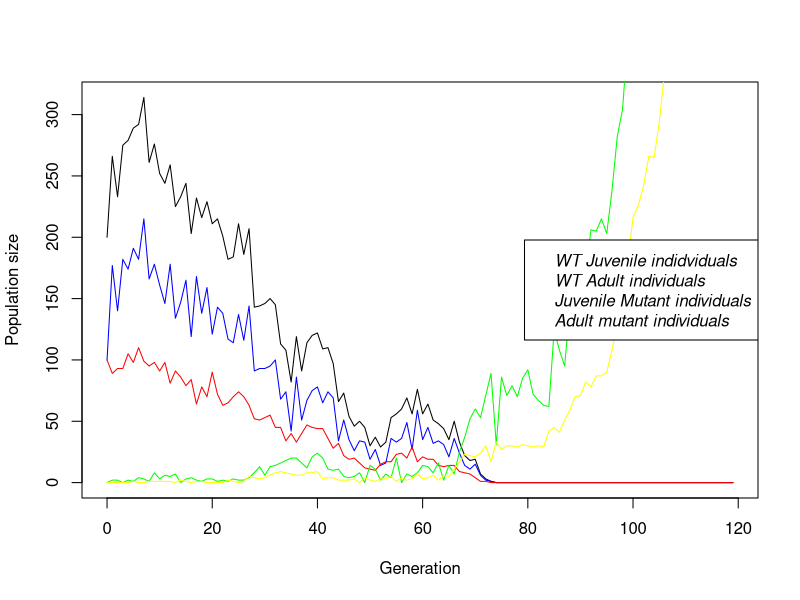
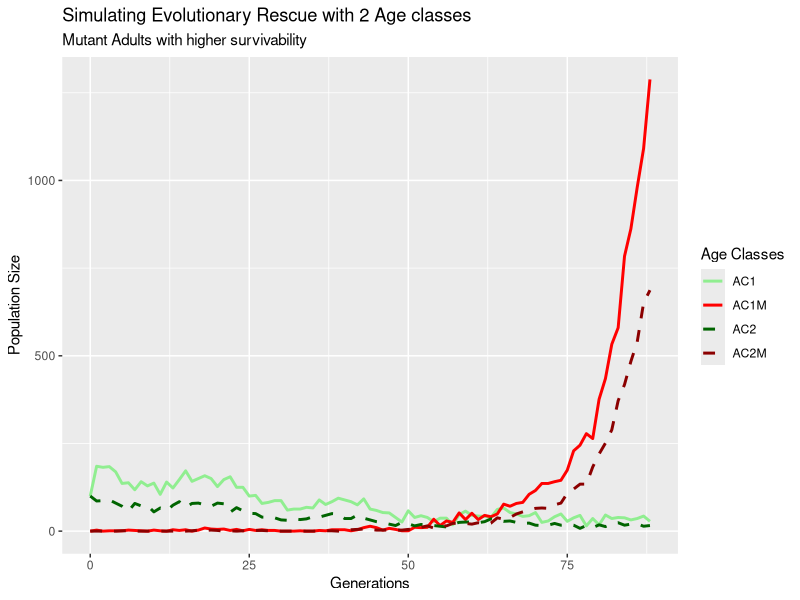

Write the R code that produced these figures, in order.
## ---- chunk 1
# Simulate WT-Population without any mutations and stochasticity
simulate_one_gen <- function(N_j0, N_a0,N_j0M, N_a0M, R_a, R_aM, S_j, S_jM, S_a, S_aM, mu){
  N_a0 <- max(N_a0, 0)
  New_jtM <- rpois(1, N_a0 * mu * R_a)
  N_jt <- max(rpois(1, R_a * N_a0) - New_jtM, 0) #calculating number of WT juvenile individuals.
  
  N_at <- rpois(1, S_j * N_j0 + S_a * N_a0) #calculating number of adult individuals
  
  
  N_jtM <- rpois(1, N_a0M * R_aM) + New_jtM # calculating number of Mutant juveniles
  N_atM <- rpois(1, N_j0M * S_jM + S_aM * N_a0M) # calculating number of Mutant adults
  
  return(c(N_jt, N_at, N_jtM, N_atM))
}
print(simulate_one_gen(100, 100,0, 0, 2, 2, 0.1,0.1, 0.6, 0.6, 0.02))
## ---- chunk 2
simulate_pop <- function(N_j0, N_a0,N_j0M, N_a0M, R_a, R_aM, S_j, S_jM, S_a, S_aM, mu, t_max) {
   # Create the vector in which to save the results
  pop_vector <- c(N_j0, N_a0, N_j0M, N_a0M) 
  # initiate the variables
  pop_new <- c(N_j0, N_a0, N_j0M, N_a0M)
  
  # run the simulation until generation t_max
  for (i in 1:t_max+1) {
    # redefine the current population one generation later
    pop_new <- simulate_one_gen(pop_new[1],pop_new[2],pop_new[3],pop_new[4], R_a,R_aM, S_j, S_jM, S_a, S_aM, mu)
    
    # add the new population sizes to the output vector
    pop_vector <- rbind(pop_vector,pop_new)
    # condition to stop the simulation before t_max: either the population exceeds 1.5 times the original population size, or it goes extinct
    if ( (pop_new[1]+pop_new[2]+ pop_new[3]+pop_new[4] >=10*(N_j0+ N_a0 + N_j0M+ N_a0M)) | (pop_new[1]+pop_new[2]+ pop_new[3]+pop_new[4]==0)) break }
  
  # add row and column names
  colnames(pop_vector) <- c("AC1", "AC2", "AC1M", "AC2M")
  rownames(pop_vector) <- (0:t_max)[1:length(pop_vector[,1])]
  
  return(pop_vector)
}
print(tail(simulate_pop(100, 100, 0,0, 2.5,2.5, 0.2,0.2, 0.6,0.6, 0.001, 1500)))


 
## ---- chunk 3
output <- simulate_pop(100, 100, 0,0, 1.8,2.5, 0.2,0.2, 0.6,0.6, 0.009, 1500)
print(tail(output))

x_range <- 0:(length(output[,1])-1)
# this plots the total population size
plot(x_range,output[,1]+output[,2],type='l',ylim=c(0,max(output[,1]+output[,2])),xlab = "Generation",ylab = "Population size")
# add number of Juvenile WT individuals
lines(x_range,output[,1], col="blue")
# add number of adult WT individuals
lines(x_range,output[,2], col="red")
#number of Juvenile Mutant individuals 
lines(x_range,output[,3], col = "green")
#number of adult mutant individuals
lines(x_range,output[,4], col = "yellow")

legend("right",
       c("WT Juvenile indidviduals", "WT Adult individuals", "Juvenile Mutant individuals", "Adult mutant individuals"),
       text.font = 3)
## ---- chunk 4
install.packages("dplyr")
install.packages("tidyr")
install.packages("ggplot2")
## ---- chunk 5


library(ggplot2)
library(dplyr)
library(tidyr)

# having the simulation set as a variable
sim_data <- simulate_pop(100, 100, 0, 0, 2,2, 0.2, 0.2, 0.6, 0.8, 0.01, 1500)

#Convert matrix to Dataframe to help analysis
df <- as.data.frame(sim_data)

# these steps were generated using ai help: The rownames are the Generation numbers. Let's make them a proper column.
df$Generation <- as.numeric(rownames(df))

# Reshape from Wide to Long format for ggplot
# This creates a column "Age_Class" (AC1, AC2, etc.) and "Population_Size". 

#pivot_longer syntaxc first define what data you are looking at. here we are looking at df our data frame. cols defines which columns to convert into the long format. we want to convert our Age class collumns into long format. names_to defines what the new column name should be. 

df_long <- pivot_longer(
  df, 
  cols = c("AC1", "AC2", "AC1M", "AC2M"), 
  names_to = "Age_Class", 
  values_to = "Population_Size"
)


print(df_long)

ggplot(df_long, aes(x = Generation, y = Population_Size, color = Age_Class, linetype = Age_Class)) +
  geom_line(linewidth = 1) +
  scale_color_manual(values = c(
    "AC1" = "lightgreen",
    "AC2" = "darkgreen",
    "AC1M" = "red",
    "AC2M" = "darkred")) +
  labs(title = "Simulating Evolutionary Rescue with 2 Age classes", subtitle = "Mutant Adults with higher survivability" , x = "Generations", y = "Population Size", color = "Age Classes", linetype = "Age Classes")+
  scale_linetype_manual(values = c(
    "AC1" = 1,
    "AC1M" = 1,
    "AC2" = 2,
    "AC2M" = 2))
  


## ---- chunk 6
#N_j0, N_a0,N_j0M, N_a0M, R_a, R_aM, S_j, S_jM, S_a, S_aM, mu, t_max
# set some parameters to fixed values
N_j0 <- 50
N_a0 <- 50
N_j0M <- 0
N_a0M <- 0
R_a <- 2
R_aM <- 2
mu <- 0.01
t_max <- 1000




# determine how often to run the simulation for each set of parameters
no_replicates <- 100

# initialize data table - where to collect the results
data_table <- c()

# Doing a parameter sweep
for (selection_on_jM in c(TRUE,FALSE)){
  for (s_coeff in seq(1, 2, 0.01)){
    S_j <- 0.2
    S_jM <- S_j * ifelse(selection_on_jM, s_coeff, 1)
    S_a <- 0.5
    S_aM <- S_a * ifelse(selection_on_jM, 1, s_coeff)
    
   
    i<-1
    repeat {
      # increase counter by one
      i<-i+1
      # run the simulation once
      one_run <- simulate_pop(N_j0, N_a0,N_j0M, N_a0M, R_a, R_aM, S_j, S_jM, S_a, S_aM, mu, t_max)
      # determine total population sizes
      total_size <- one_run[,1]+one_run[,2] +one_run[,3]+one_run[,4]
      # determine minimum population size
      min_size <- min(total_size)
      # determine (first) generation at which this population size occurred
      min_gen <- as.numeric(which(total_size==min_size)[1])
      # enter the data into the table
      data_table <- rbind(data_table,c(s_coeff,ifelse(selection_on_jM, "on_juv", "on_adults"),min_gen,min_size)) # note that we add the varying parameters (decay rate and selection coefficient) to the table too
      # stop the repeated computation after no_replicates times
      if(i>no_replicates) break
    }
  }  
}
 
# define column names of data table
colnames(data_table) <- c("s_coeff","ac_s","min_gen","no_min")
# show the first lines of the output





#define WT leslie matrix and get growth-rate

l_matrix_WT <- matrix(c(
  0, R_a,
  S_j, S_a
), nrow = 2, byrow = TRUE)

all_eigen <- eigen(l_matrix_WT)
growth_rate_WT <- max(Re(all_eigen$values))
l_matrix_WT
growth_rate_WT

# define WT leslie matrix and get growth-rate
l_matrix_Mut <- matrix(c(
  0, R_aM,
  S_jM, S_aM
), nrow = 2, byrow = TRUE)

all_eigen <- eigen(l_matrix_Mut)
growth_rate_Mut <- max(Re(all_eigen$values))
l_matrix_Mut
growth_rate_Mut


df <- as.data.frame(data_table)
plot_table <- c()
df$extinct <- df$no_min == 0

for(s in unique(df$s_coeff)){
  df_filter <- df[df$s_coeff == s & df$ac_s == "on_juv",]
  print(mean(df_filter$extinct))
  print(s)
}
